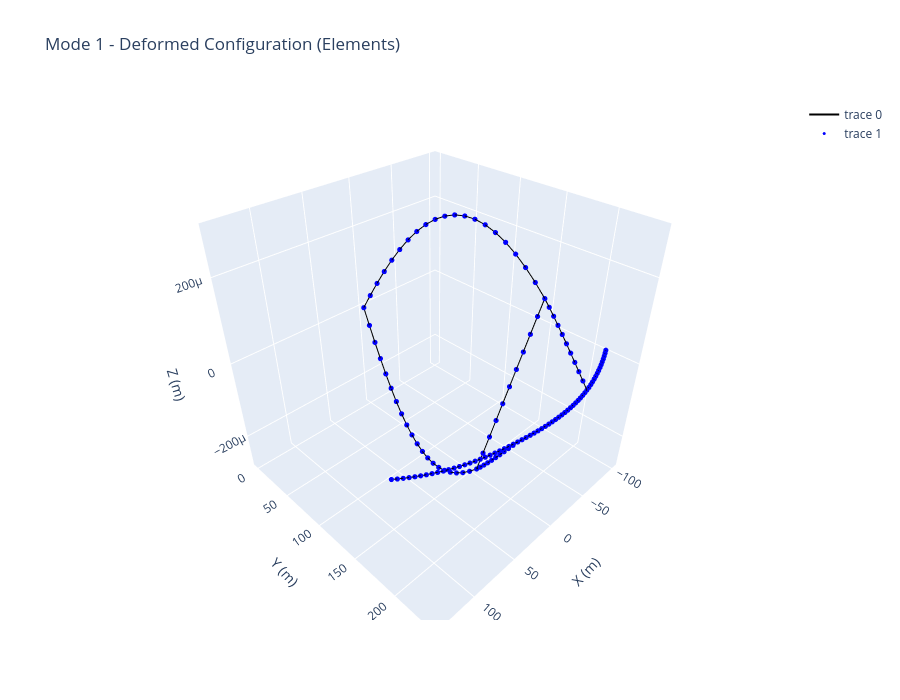
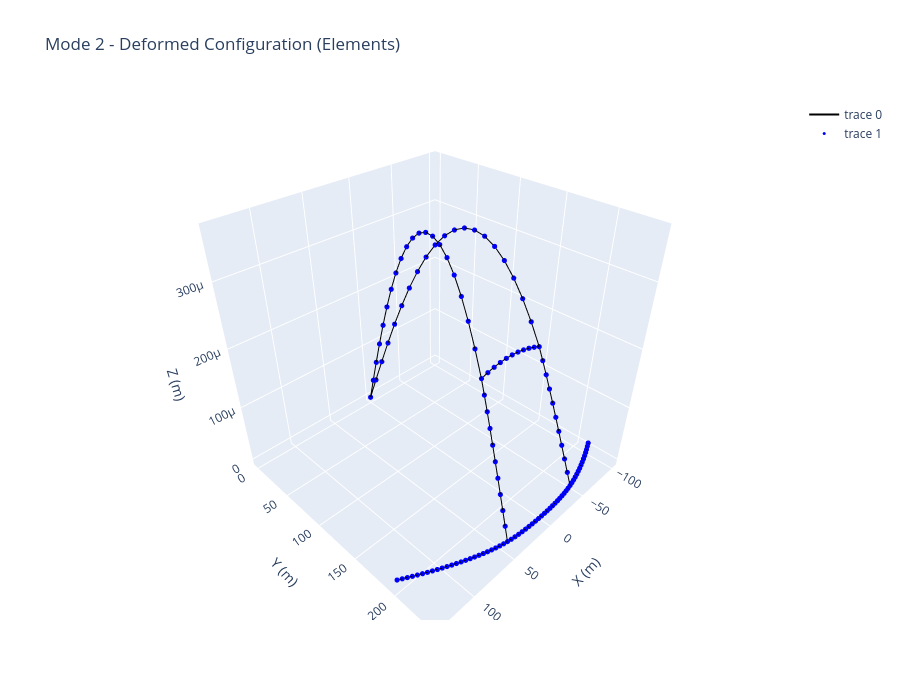
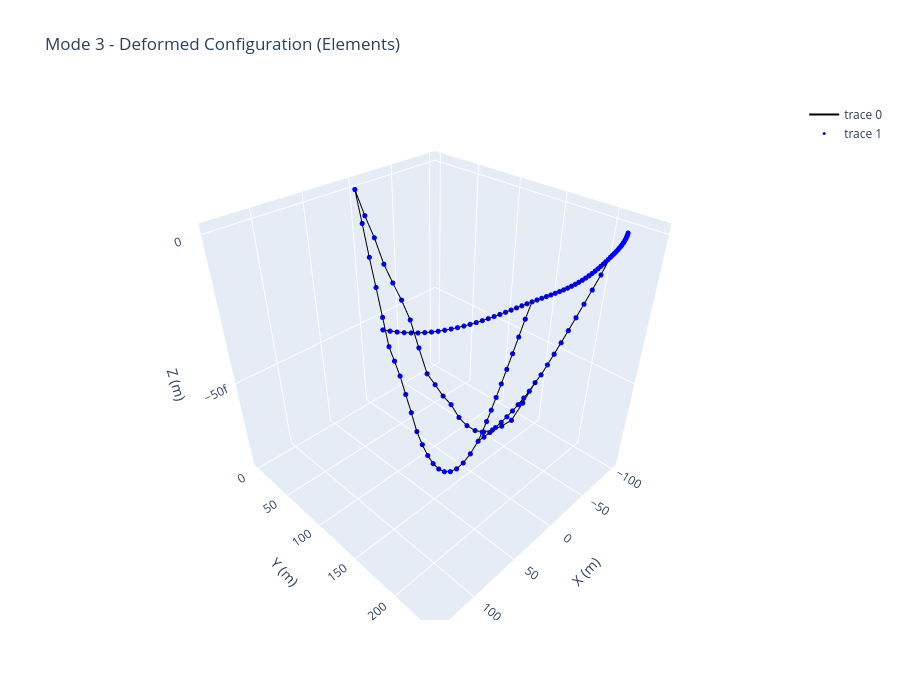
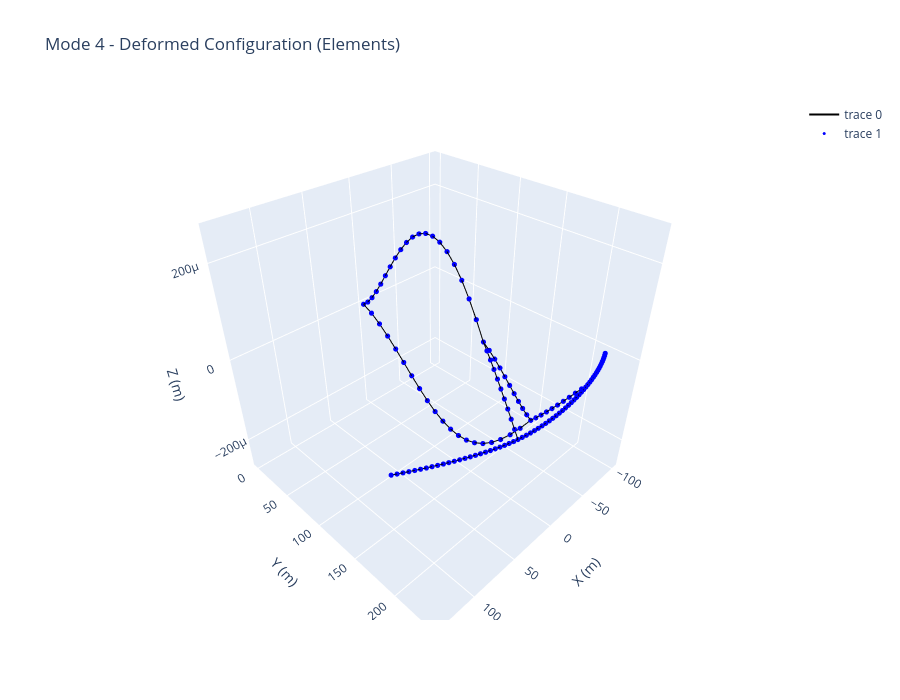

Notebook code cell kept with these figures, in order:
### Code cell
for i in range(modes_to_plot):
    line_x = []
    line_y = []
    line_z = []
    for nA, nB in element_nodes:
        p1 = modes[i][nA - 1]
        p2 = modes[i][nB - 1]
        line_x.extend([p1[0], p2[0], None])
        line_y.extend([p1[1], p2[1], None])
        line_z.extend([p1[2], p2[2], None])

    fig_lines = go.Figure(
        data=[
            go.Scatter3d(
                x=line_x,
                y=line_y,
                z=line_z,
                mode='lines',
                line=dict(color='black', width=2)
            ),
            go.Scatter3d(
                x=modes[i][:, 0],
                y=modes[i][:, 1],
                z=modes[i][:, 2],
                mode='markers',
                marker=dict(size=3, color='blue')
            )
        ]
    )

    # X = modes[i][:, 0]
    # Y = modes[i][:, 1]
    # Z = modes[i][:, 2]
    # e.set_equal_aspect(fig_lines, X, Y, Z)

    fig_lines.update_layout(
        title=f'Mode {i+1} - Deformed Configuration (Elements)',
        scene=dict(
            xaxis_title='X (m)',
            yaxis_title='Y (m)',
            zaxis_title='Z (m)'
        ),
        width=900,
        height=700
    )

    fig_lines.show()

### Figure 1 — Plotly figure (JSON) as saved in the notebook; plotly's stock layout.template omitted (floating-point values rounded to 4 significant figures; data arrays with more than 128 entries replaced by an {"elided": "..."} marker saying what was removed)
{"data": [{"line": {"color": "black", "width": 2}, "mode": "lines", "type": "scatter3d", "x": {"elided": "390 float values"}, "y": {"elided": "390 float values"}, "z": {"elided": "390 float values"}}, {"marker": {"color": "blue", "size": 3}, "mode": "markers", "type": "scatter3d", "x": {"elided": "129 float values"}, "y": {"elided": "129 float values"}, "z": {"elided": "129 float values"}}], "layout": {"height": 700, "scene": {"xaxis": {"title": {"text": "X (m)"}}, "yaxis": {"title": {"text": "Y (m)"}}, "zaxis": {"title": {"text": "Z (m)"}}}, "title": {"text": "Mode 1 - Deformed Configuration (Elements)"}, "width": 900}}

### Figure 2 — Plotly figure (JSON) as saved in the notebook; plotly's stock layout.template omitted (floating-point values rounded to 4 significant figures; data arrays with more than 128 entries replaced by an {"elided": "..."} marker saying what was removed)
{"data": [{"line": {"color": "black", "width": 2}, "mode": "lines", "type": "scatter3d", "x": {"elided": "390 float values"}, "y": {"elided": "390 float values"}, "z": {"elided": "390 float values"}}, {"marker": {"color": "blue", "size": 3}, "mode": "markers", "type": "scatter3d", "x": {"elided": "129 float values"}, "y": {"elided": "129 float values"}, "z": {"elided": "129 float values"}}], "layout": {"height": 700, "scene": {"xaxis": {"title": {"text": "X (m)"}}, "yaxis": {"title": {"text": "Y (m)"}}, "zaxis": {"title": {"text": "Z (m)"}}}, "title": {"text": "Mode 2 - Deformed Configuration (Elements)"}, "width": 900}}

### Figure 3 — Plotly figure (JSON) as saved in the notebook; plotly's stock layout.template omitted (floating-point values rounded to 4 significant figures; data arrays with more than 128 entries replaced by an {"elided": "..."} marker saying what was removed)
{"data": [{"line": {"color": "black", "width": 2}, "mode": "lines", "type": "scatter3d", "x": {"elided": "390 float values"}, "y": {"elided": "390 float values"}, "z": {"elided": "390 float values"}}, {"marker": {"color": "blue", "size": 3}, "mode": "markers", "type": "scatter3d", "x": {"elided": "129 float values"}, "y": {"elided": "129 float values"}, "z": {"elided": "129 float values"}}], "layout": {"height": 700, "scene": {"xaxis": {"title": {"text": "X (m)"}}, "yaxis": {"title": {"text": "Y (m)"}}, "zaxis": {"title": {"text": "Z (m)"}}}, "title": {"text": "Mode 3 - Deformed Configuration (Elements)"}, "width": 900}}

### Figure 4 — Plotly figure (JSON) as saved in the notebook; plotly's stock layout.template omitted (floating-point values rounded to 4 significant figures; data arrays with more than 128 entries replaced by an {"elided": "..."} marker saying what was removed)
{"data": [{"line": {"color": "black", "width": 2}, "mode": "lines", "type": "scatter3d", "x": {"elided": "390 float values"}, "y": {"elided": "390 float values"}, "z": {"elided": "390 float values"}}, {"marker": {"color": "blue", "size": 3}, "mode": "markers", "type": "scatter3d", "x": {"elided": "129 float values"}, "y": {"elided": "129 float values"}, "z": {"elided": "129 float values"}}], "layout": {"height": 700, "scene": {"xaxis": {"title": {"text": "X (m)"}}, "yaxis": {"title": {"text": "Y (m)"}}, "zaxis": {"title": {"text": "Z (m)"}}}, "title": {"text": "Mode 4 - Deformed Configuration (Elements)"}, "width": 900}}
